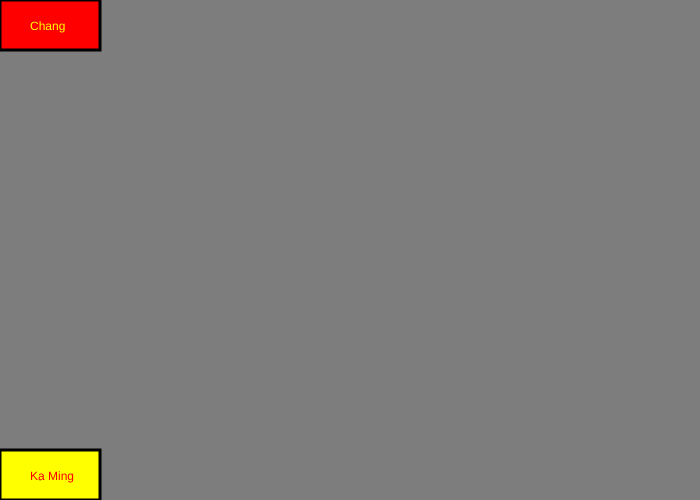
Frame 1 (no input)
Frame 60 (no input): identical to frame 1, image omitted
Frame 120 (the mouse pressed at the canvas centre since frame 60): identical to frame 1, image omitted

The p5.js sketch that drew this single still picture (run headless with seeded random() and noise() and a simulated clock; from frame 60 on, the mouse is pressed at the canvas centre):

// p5.js sketch
// ── sketch.js

var buttonX
var buttonY

function setup()
{
  createCanvas(700,500);
  buttonX = 0;
  buttonY = 0;

}

function draw()
{
	background(125,125,125)


	if (mouseX > 0 && mouseX < 0 + 100 && mouseY > 450 && mouseY < 450+50)
	{
		fill(0,0,0);
		stroke(0,0,0);
		strokeWeight(3);
		rect(0,450,100,50);
	}
	else
	{
		fill(255,255,0);
		stroke(0,0,0);
		strokeWeight(3);
		rect(0,450,100,50);
	}

	fill(255,0,0);
	stroke(0,0,0);
  strokeWeight(0);
	textSize(12);
	text("Ka Ming",30,480);

  if (mouseX > buttonX && mouseX < buttonX + 100 && mouseY > buttonY && mouseY < buttonY + 50)
  {
    fill(0,0,255);
    stroke(0,0,0);
    strokeWeight(3);
    rect(buttonX,buttonY,100,50);
  }
  else
  {
    fill(255,0,0);
    stroke(0,0,0);
    strokeWeight(3);
    rect(buttonX,buttonY,100,50);
  }

  fill(255,255,0);
  stroke(0,0,0);
  strokeWeight(0);
  textSize(12);
  text("Chang",buttonX + 30,buttonY + 30);

}
